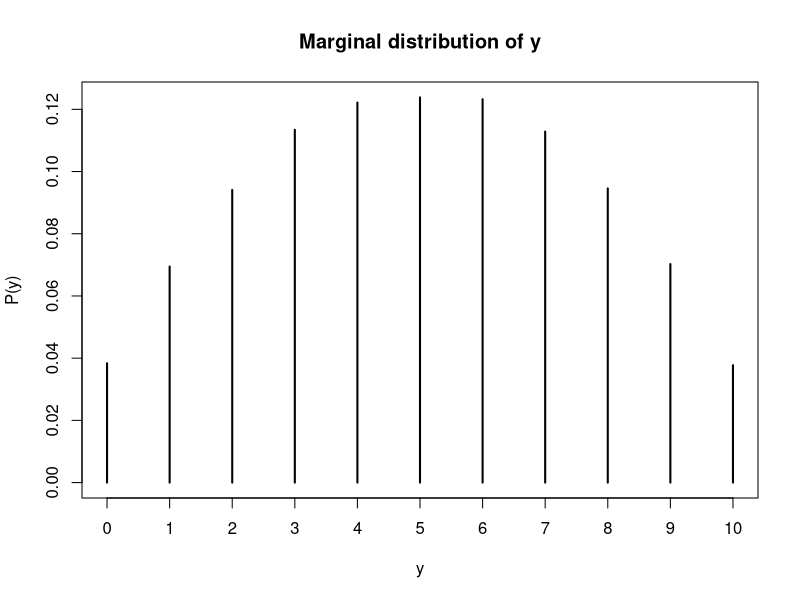

The R source for this figure:
## ---- chunk 1

m = 10e4

y = numeric(m) # create the vectors we will fill in with simulations
phi = numeric(m)

for (i in 1:m) {
  phi[i] = rbeta(n=1, shape1=2.0, shape2=2.0)
  y[i] = rbinom(n=1, size=10, prob=phi[i])
}
# which is equivalent to the following 'vectorized' code
phi = rbeta(n=m, shape1=2.0, shape2=2.0)
y = rbinom(n=m, size=10, prob=phi)


## ---- chunk 2

#If we are interested only in the marginal distribution of y
# , we can just ignore the draws for ϕ
#  and treat the draws of y
#  as a sample from its marginal distribution.

mean(y)

plot(prop.table(table(y)), ylab="P(y)", main="Marginal distribution of y")
